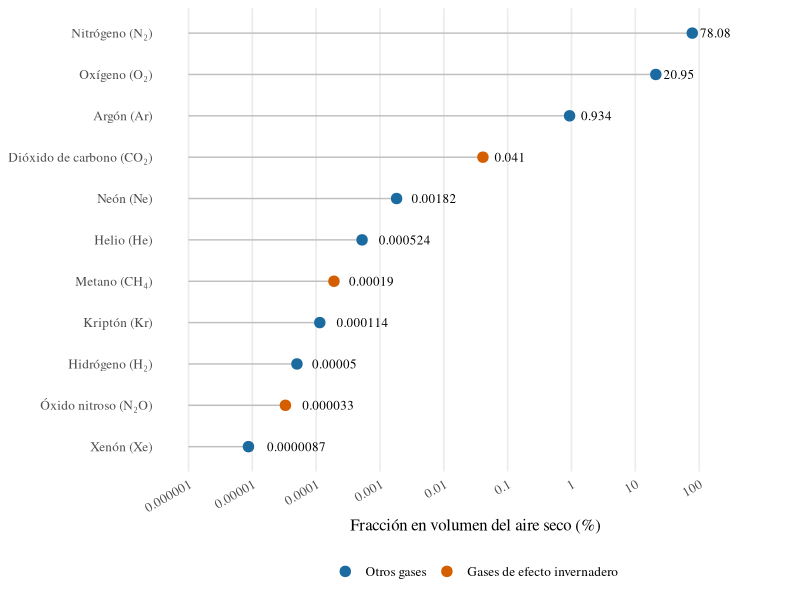

Write R code to recreate this figure. (Note: this script raises an error after producing the figure.)
## ---- chunk 1
#| label: fig-atmosfera
#| fig-cap: "Fracción en volumen de los gases del aire seco, en escala logarítmica. Los puntos anaranjados son gases de efecto invernadero. Fuente: elaboración propia con datos de @wallace2006atmospheric y @ipcc2021spm."
#| fig-alt: "Gráfico de puntos horizontal con once gases ordenados de mayor a menor fracción, desde el nitrógeno con 78 % hasta el xenón con 0.0000087 %, en escala logarítmica"
#| echo: false
#| out-width: 85%
#| fig-width: 8
#| fig-height: 5

library(tidyverse)

gases <- tribble(
  ~gas, ~formula, ~porcentaje,
  "Nitrógeno", "N₂", 78.08,
  "Oxígeno", "O₂", 20.95,
  "Argón", "Ar", 0.934,
  "Dióxido de carbono", "CO₂", 0.041,
  "Neón", "Ne", 0.00182,
  "Helio", "He", 0.000524,
  "Metano", "CH₄", 0.00019,
  "Kriptón", "Kr", 0.000114,
  "Hidrógeno", "H₂", 0.00005,
  "Óxido nitroso", "N₂O", 0.000033,
  "Xenón", "Xe", 0.0000087
) %>%
  mutate(etiqueta = fct_reorder(paste0(gas, " (", formula, ")"), porcentaje),
         invernadero = gas %in% c("Dióxido de carbono", "Metano", "Óxido nitroso"))

ggplot(gases, aes(porcentaje, etiqueta)) +
  geom_segment(aes(x = 1e-6, xend = porcentaje, yend = etiqueta), colour = "grey75") +
  geom_point(aes(colour = invernadero), size = 3.2) +
  geom_text(aes(label = format(porcentaje, scientific = FALSE, drop0trailing = TRUE)),
            hjust = -0.25, size = 3.3, family = "serif") +
  scale_x_log10(limits = c(1e-6, 1000), breaks = 10^(-6:2),
                labels = c("0.000001", "0.00001", "0.0001", "0.001", "0.01",
                           "0.1", "1", "10", "100")) +
  scale_colour_manual(values = c(`FALSE` = "#1C6BA0", `TRUE` = "#D55E00"),
                      labels = c("Otros gases", "Gases de efecto invernadero"), name = NULL) +
  labs(x = "Fracción en volumen del aire seco (%)", y = NULL) +
  theme_minimal(base_size = 12, base_family = "serif") +
  theme(panel.grid.minor = element_blank(), panel.grid.major.y = element_blank(),
        legend.position = "bottom", axis.text.x = element_text(angle = 30, hjust = 1))
## ---- chunk 2
#| label: fig-vapor
#| fig-cap: "Vapor de agua en la atmósfera visto desde satélite. Fuente: @NOAA_OSPO."
#| fig-alt: "Animación de imágenes satelitales del canal de vapor de agua, con masas húmedas en blanco que se desplazan sobre fondo oscuro"
#| echo: false
#| out-width: 60%

knitr::include_graphics("assets/img/vapor.gif")
## ---- chunk 3
#| label: fig-meteo-perfil
#| fig-cap: "Temperatura y presión de la atmósfera estándar hasta 100 km. Por encima de 85 km el perfil es solo indicativo. Fuente: elaboración propia con datos de @noaa1976standard."
#| fig-alt: "Perfil vertical de temperatura que baja en la troposfera, sube en la estratosfera, baja en la mesosfera y sube en la termosfera, con las capas sombreadas y la presión anotada a la derecha"
#| echo: false
#| out-width: 75%
#| fig-width: 7
#| fig-height: 6.5

# Atmósfera estándar de 1976: temperatura en la base de cada capa (K)
# y gradiente vertical (K/km), con la altitud en km
capas_std <- tibble(
  z_base = c(0, 11, 20, 32, 47, 51, 71),
  t_base = c(288.15, 216.65, 216.65, 228.65, 270.65, 270.65, 214.65),
  gradiente = c(-6.5, 0, 1.0, 2.8, 0, -2.8, -2.0)
)
perfil <- tibble(z = seq(0, 84.85, by = 0.05)) %>%
  mutate(i = findInterval(z, capas_std$z_base),
         t_c = capas_std$t_base[i] + capas_std$gradiente[i] * (z - capas_std$z_base[i]) - 273.15)
# Termosfera: solo la tendencia
termosfera <- tibble(z = seq(84.85, 100, by = 0.05)) %>%
  mutate(t_c = -86.3 + 0.004 * (z - 84.85)^2.6)

bandas <- tibble(capa = c("Troposfera", "Estratosfera", "Mesosfera", "Termosfera"),
                 z0 = c(0, 11, 50, 85), z1 = c(11, 50, 85, 100),
                 relleno = c("#DCEAF5", "#EEF4FA", "#DCEAF5", "#EEF4FA"))
pausas <- tibble(z = c(11, 50, 85), nombre = c("Tropopausa", "Estratopausa", "Mesopausa"))
# Presión de la atmósfera estándar a algunas alturas
presion <- tibble(z = c(1, 5.5, 16, 32, 45, 65, 80),
                  etiqueta = c("899 hPa", "505 hPa", "103 hPa", "8.7 hPa",
                               "1.4 hPa", "0.1 hPa", "0.009 hPa"))

ggplot() +
  geom_rect(data = bandas, aes(xmin = -Inf, xmax = Inf, ymin = z0, ymax = z1),
            fill = bandas$relleno) +
  geom_hline(data = pausas, aes(yintercept = z), colour = "grey55",
             linetype = "dashed", linewidth = 0.4) +
  geom_text(data = pausas, aes(x = -118, y = z, label = nombre), vjust = -0.4, hjust = 0,
            size = 3.3, colour = "grey30", family = "serif", fontface = "italic") +
  geom_text(data = bandas, aes(x = 38, y = (z0 + z1) / 2, label = capa), hjust = 1,
            size = 4.2, family = "serif", fontface = "bold", colour = "#1C3F5E") +
  geom_path(data = perfil, aes(t_c, z), colour = "#1C6BA0", linewidth = 1.2) +
  geom_path(data = termosfera, aes(t_c, z), colour = "#1C6BA0", linewidth = 1.2,
            linetype = "22") +
  geom_text(data = presion, aes(x = 78, y = z, label = etiqueta), hjust = 1, size = 3.2,
            family = "serif", colour = "#D55E00") +
  annotate("text", x = 78, y = 97.5, label = "Presión", hjust = 1, size = 3.4,
           family = "serif", colour = "#D55E00", fontface = "bold") +
  scale_x_continuous(limits = c(-120, 80), breaks = seq(-120, 80, 20), expand = c(0, 0)) +
  scale_y_continuous(limits = c(0, 100), breaks = seq(0, 100, 10), expand = c(0, 0)) +
  labs(x = "Temperatura (°C)", y = "Altitud (km)") +
  theme_minimal(base_size = 12, base_family = "serif") +
  theme(panel.grid.minor = element_blank(),
        panel.grid.major = element_line(colour = "white", linewidth = 0.3))
## ---- chunk 4
#| label: tbl-meteo-atm-estandar
#| tbl-cap: "Presión y temperatura de la atmósfera estándar. Fuente: elaboración propia con la ecuación de la atmósfera estándar [@noaa1976standard]."
#| echo: false

atm_std <- tibble(z = c(0, 500, 1000, 1500, 2000, 3000, 4000)) %>%
  mutate(p = 1013.25 * ((288.15 - 0.0065 * z) / 288.15)^5.256,
         t = 15 - 0.0065 * z)

atm_std %>%
  mutate(z = as.character(z), p = sprintf("%.1f", p), t = sprintf("%.1f", t)) %>%
  knitr::kable(col.names = c("Altitud (m)", "Presión (hPa)", "Temperatura (°C)"),
               align = "ccc")
## ---- chunk 5
#| label: ej-meteo-presion

library(tidyverse)

# 1) Altitudes (m)
sitios <- tibble(
  sitio = c("Nivel del mar", "San José (aprox.)", "Cerro de la Muerte (aprox.)"),
  z = c(0, 1150, 3400)
)

sitios <- sitios %>%
  mutate(
    # 2) Presión de la atmósfera estándar (hPa)
    p_hpa = 1013.25 * ((288.15 - 0.0065 * z) / 288.15)^5.256,
    # 3) Constante psicrométrica (kPa/°C), con P en kPa
    gamma = 0.665e-3 * p_hpa / 10,
    # 4) Reducción respecto al nivel del mar (%)
    reduccion = 100 * (1 - p_hpa / 1013.25)
  )

sitios
## ---- chunk 6
#| label: fig-frente_frio
#| fig-cap: "Frente frío: el aire frío avanza por debajo del aire cálido y lo obliga a subir."
#| fig-alt: "Bloque esquemático con una cuña de aire frío que levanta aire cálido y forma un cumulonimbo con lluvia sobre el frente"
#| echo: false
#| out-width: 75%

knitr::include_graphics("assets/img/frente_frio.png")
## ---- chunk 7
#| label: fig-conver_diver
#| fig-cap: "Convergencia y divergencia del aire en superficie, con las isobaras de un centro de alta (A) y uno de baja (B) presión."
#| fig-alt: "Esquema con aire que converge y sube sobre una baja presión y aire que baja y diverge sobre una alta presión"
#| echo: false
#| out-width: 55%

knitr::include_graphics("assets/img/conver_diver.jpg")
## ---- chunk 8
#| label: fig-foehn
#| fig-cap: "Efecto Foehn: el aire se enfría con el gradiente húmedo al subir por barlovento y se calienta con el gradiente seco al bajar por sotavento. Fuente: Instituto Geográfico Nacional de España."
#| fig-alt: "Montaña con nubes y lluvia en la ladera izquierda y aire cálido y seco que baja por la derecha, con escalas de temperatura a ambos lados"
#| echo: false
#| out-width: 80%

knitr::include_graphics("assets/img/foehn2.png")
## ---- chunk 9
#| label: ej-meteo-foehn

# 1) Datos (°C, m y °C/km)
t0 <- 26; td <- 19
gamma_seco <- 9.8; gamma_humedo <- 6.0
z_cima <- 3000; z_valle <- 700

# 2) Nivel de condensación por ascenso (m)
z_nca <- 125 * (t0 - td)

# 3) Temperaturas a lo largo del recorrido
t_nca   <- t0 - gamma_seco * z_nca / 1000
t_cima  <- t_nca - gamma_humedo * (z_cima - z_nca) / 1000
t_valle <- t_cima + gamma_seco * (z_cima - z_valle) / 1000

# 4) Misma altura en barlovento (debajo de la base de las nubes)
t_barlovento <- t0 - gamma_seco * z_valle / 1000

round(c(z_nca = z_nca, t_nca = t_nca, t_cima = t_cima, t_valle = t_valle,
        t_barlovento = t_barlovento, diferencia = t_valle - t_barlovento), 1)
## ---- chunk 10
#| label: fig-calor
#| fig-cap: "Mecanismos de transmisión del calor en la atmósfera."
#| fig-alt: "Cuatro paneles con ilustraciones de radiación, convección, conducción y advección"
#| echo: false
#| out-width: 80%

knitr::include_graphics("assets/img/calor.png")
## ---- chunk 11
#| label: fig-latitud
#| fig-cap: "Distribución de la radiación solar según la latitud: cerca del ecuador los rayos llegan más perpendiculares y concentran más energía por unidad de área."
#| fig-alt: "Esquema del Sol y la Tierra con rayos paralelos que se reparten en áreas pequeñas cerca del ecuador y en áreas grandes cerca de los polos"
#| echo: false
#| out-width: 80%

knitr::include_graphics("assets/img/latitud.png")
## ---- chunk 12
#| label: fig-invernadero
#| fig-cap: "Efecto invernadero: la radiación solar de onda corta atraviesa la atmósfera y los gases de efecto invernadero retienen parte de la radiación infrarroja que emite la superficie."
#| fig-alt: "Ilustración del Sol y la Tierra con flechas amarillas de radiación solar y flechas rojas de radiación infrarroja que rebotan en una capa de gases"
#| echo: false
#| out-width: 75%

knitr::include_graphics("assets/img/invernadero.png")
## ---- chunk 13
#| label: ej-meteo-equilibrio

# 1) Datos
s0 <- 1361        # constante solar (W/m²)
albedo <- 0.30
sigma <- 5.67e-8  # W/(m² K⁴)

# 2) Energía absorbida por unidad de área de la esfera (W/m²)
absorbida <- s0 * (1 - albedo) / 4

# 3) Temperatura de equilibrio (K y °C)
t_e <- (absorbida / sigma)^(1 / 4)
t_e_c <- t_e - 273.15

# 4) Calentamiento debido al efecto invernadero (°C)
efecto <- 15 - t_e_c

round(c(absorbida = absorbida, t_e_k = t_e, t_e_c = t_e_c, efecto = efecto), 1)
## ---- chunk 14
#| label: fig-allen
#| fig-cap: "Cinturones de radiación de Van Allen y desvío del viento solar por el campo magnético terrestre. Fuente: adaptado de astronomynotes.com."
#| fig-alt: "Esquema de la Tierra con las líneas del campo magnético, dos cinturones de radiación a cada lado y partículas del viento solar que se desvían"
#| echo: false
#| out-width: 85%

knitr::include_graphics("assets/img/allen.png")
## ---- chunk 15
#| label: fig-hadley
#| fig-cap: "Células de circulación general de la atmósfera y vientos dominantes en superficie. Fuente: CEUPE (2025)."
#| fig-alt: "Globo terrestre con las células de Hadley, Ferrel y polares a cada lado y flechas de los alisios, los vientos del oeste y los polares del este"
#| echo: false
#| out-width: 75%

knitr::include_graphics("assets/img/hadley.png")
## ---- chunk 16
#| label: fig-chorro
#| fig-cap: "Chorro de bajo nivel del Caribe sobre Costa Rica. Fuente: @Cigefi."
#| fig-alt: "Bloque de Costa Rica con el viento del este que llega del Caribe, sube por la cordillera con nubes y lluvia y baja seco hacia el Pacífico"
#| echo: false
#| out-width: 75%

knitr::include_graphics("assets/img/chorro2.png")
## ---- chunk 17
#| label: fig-sinop
#| fig-cap: "Huracanes en el Atlántico vistos desde satélite. Fuente: @NOAA_OSPO."
#| fig-alt: "Imagen satelital del Atlántico y el Caribe con dos huracanes de ojo bien definido"
#| echo: false
#| out-width: 70%

knitr::include_graphics("assets/img/sinop.jfif")
## ---- chunk 18
#| label: fig-lluvia
#| fig-cap: "Tormenta convectiva, con la lluvia concentrada en una franja de pocos kilómetros. Fuente: @NOAA_OSPO."
#| fig-alt: "Fotografía en blanco y negro de una cortina de lluvia intensa que cae de una nube sobre un valle"
#| echo: false
#| out-width: 70%

knitr::include_graphics("assets/img/lluvia.jpg")
## ---- chunk 19
#| label: fig-meteo-nueva-york-madrid
#| fig-cap: "Nueva York y Madrid, casi en el mismo paralelo, a ambos lados del Atlántico Norte."
#| fig-alt: "Mapa del Atlántico Norte con una línea discontinua en el paralelo 40.5° N que pasa por Nueva York y por Madrid"
#| echo: false
#| out-width: 85%
#| fig-width: 8
#| fig-height: 4.6

mundo <- map_data("world")
ciudades <- tibble(nombre = c("Nueva York", "Madrid"),
                   lon = c(-74.01, -3.70), lat = c(40.71, 40.42))

ggplot() +
  geom_polygon(data = mundo, aes(long, lat, group = group),
               fill = "grey88", colour = "white", linewidth = 0.2) +
  geom_hline(yintercept = 40.5, colour = "#1C6BA0", linetype = "dashed") +
  geom_point(data = ciudades, aes(lon, lat), shape = 21, fill = "#D55E00",
             colour = "white", size = 3.5, stroke = 0.8) +
  geom_text(data = ciudades, aes(lon, lat, label = nombre), vjust = -1.1,
            family = "serif", size = 4, fontface = "bold") +
  annotate("text", x = -40, y = 41.8, label = "Paralelo 40.5° N",
           family = "serif", colour = "#1C6BA0", size = 3.6) +
  coord_quickmap(xlim = c(-95, 20), ylim = c(20, 62), expand = FALSE) +
  scale_x_continuous(labels = function(x) paste0(abs(x), "°", ifelse(x < 0, " O", ifelse(x > 0, " E", "")))) +
  scale_y_continuous(labels = function(y) paste0(y, "° N")) +
  labs(x = NULL, y = NULL) +
  theme_minimal(base_size = 12, base_family = "serif") +
  theme(panel.background = element_rect(fill = "#EEF4FA", colour = NA),
        panel.grid = element_line(colour = "white"))
## ---- chunk 20
#| label: fig-corrientes
#| fig-cap: "Corrientes oceánicas superficiales cálidas (rojo) y frías (azul). Fuente: EOM (2026)."
#| fig-alt: "Planisferio con flechas rojas y azules que muestran los giros de las corrientes oceánicas en cada océano"
#| echo: false
#| out-width: 85%

knitr::include_graphics("assets/img/corrientes.png")
